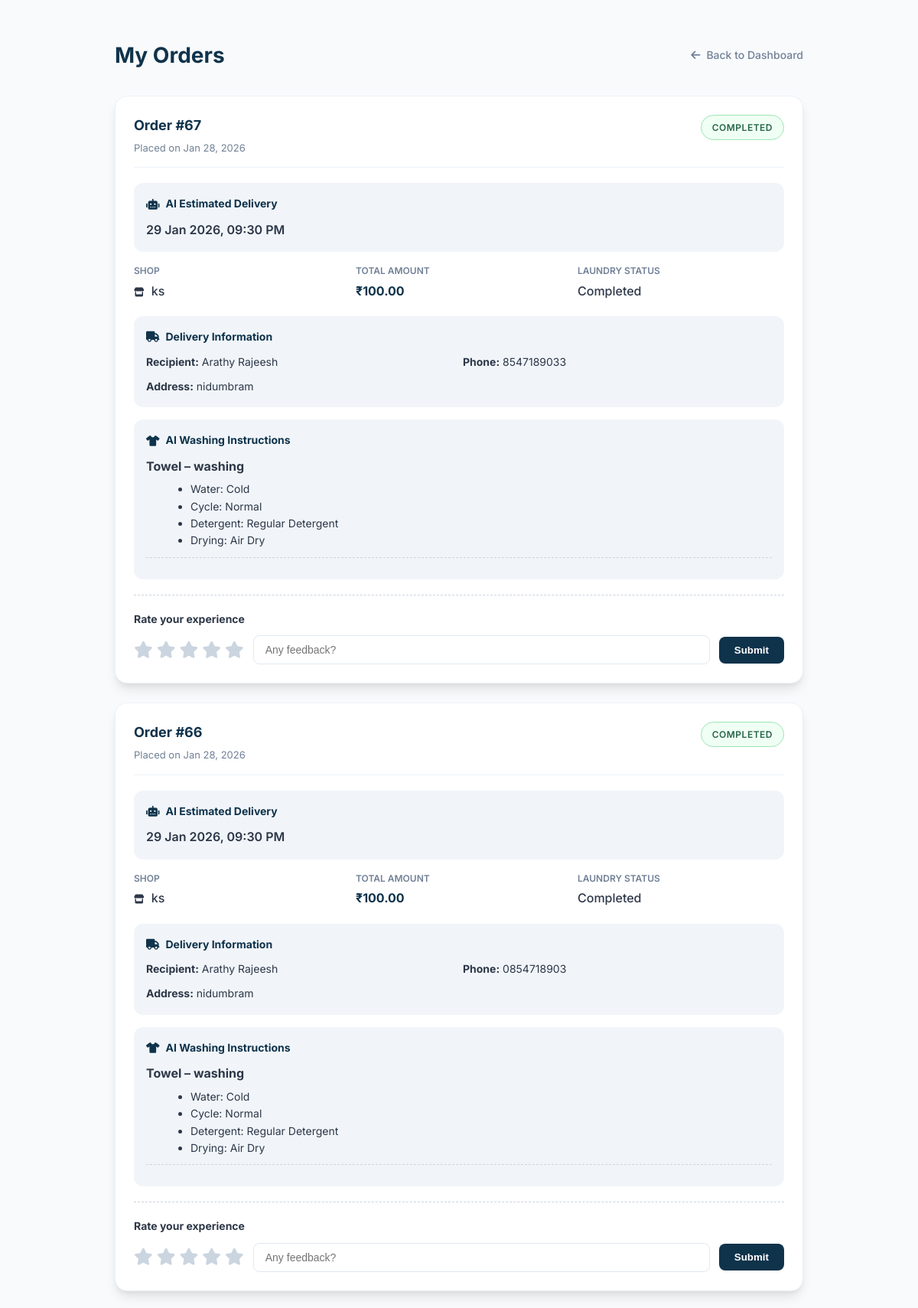
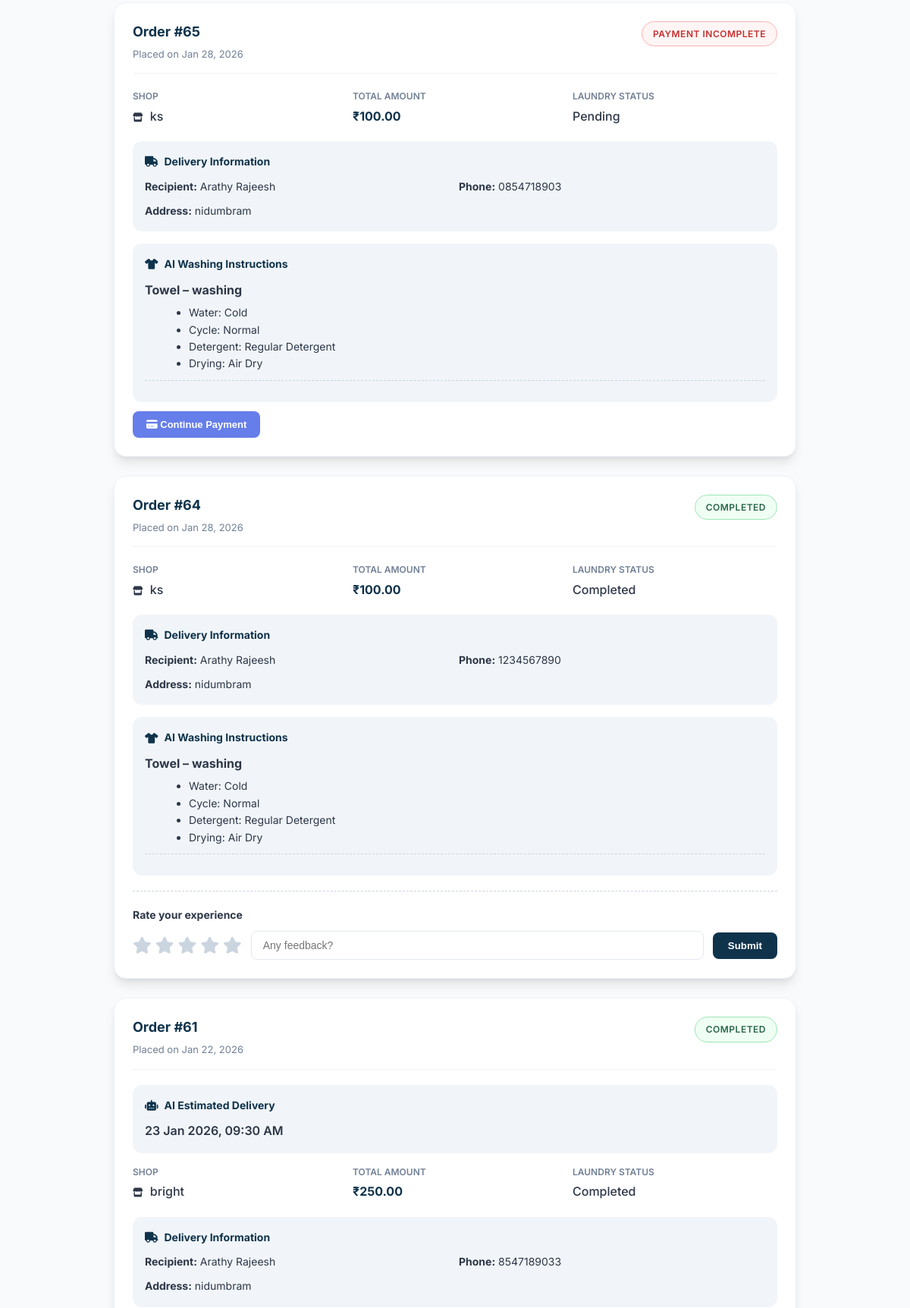
Screenshot of /orders/ (signed in, upper part) with the database file from the repository (2 pictures, top to bottom).
### shop/models.py (models this page shows, shortened)
class Order(models.Model):
    STATUS_CHOICES = [
        ('Pending', 'Pending'),
        ('Pickup', 'Pickup'),
        ('Washing', 'Washing'),
        ('Drying', 'Drying'),
        ('Ironing', 'Ironing'),
        ('Ready', 'Ready for Pickup'),
        ('Completed', 'Completed'),
    ]
    PAYMENT_CHOICES = [
        ('Pending', 'Pending'),
        ('Completed', 'Completed'),
    ]
    last_reminder_sent = models.DateTimeField(null=True, blank=True)
    user = models.ForeignKey(User, on_delete=models.CASCADE)
    shop = models.ForeignKey(LaundryShop, on_delete=models.CASCADE)
    branch = models.ForeignKey(Branch, on_delete=models.SET_NULL, null=True, blank=True)
    pending_notification_sent = models.BooleanField(default=False)
    cloth_status = models.CharField(
        max_length=20,
        choices=STATUS_CHOICES,
        default='Pending'
    )
    payment_status = models.CharField(
        max_length=20,
        choices=PAYMENT_CHOICES,
        default='Pending'
    )
    overdue_notification_sent = models.BooleanField(default=False)
    pickup_date = models.DateTimeField(blank=True, null=True)
    delivery_date = models.DateTimeField(blank=True, null=True)
    predicted_delivery = models.DateTimeField(null=True, blank=True)
    delivery_name = models.CharField(max_length=100, blank=True)
    delivery_phone = models.CharField(max_length=15, blank=True)
    delivery_address = models.TextField(blank=True)
    special_instructions = models.TextField(blank=True)
    platform_fee = models.DecimalField(max_digits=10, decimal_places=2, default=0)
    delivery_fee = models.DecimalField(max_digits=10, decimal_places=2, default=0)
    created_at = models.DateTimeField(default=timezone.now)
    gst_amount = models.DecimalField(max_digits=10, decimal_places=2, default=0)
    amount = models.DecimalField(max_digits=10, decimal_places=2, default=0)
    base_amount = models.DecimalField(max_digits=10, decimal_places=2, default=0)
    razorpay_payment_id = models.CharField(max_length=100, blank=True, null=True)
    razorpay_order_id = models.CharField(max_length=100, blank=True, null=True)

class LaundryShop(models.Model):
    name = models.CharField(max_length=100, unique=True)
    email = models.EmailField(unique=True)
    password = models.CharField(max_length=128, blank=True)
    address = models.TextField(blank=True)
    phone = models.CharField(max_length=15, blank=True)
    city = models.CharField(max_length=100, blank=True)
    latitude = models.FloatField(blank=True, null=True)
    longitude = models.FloatField(blank=True, null=True)
    is_approved = models.BooleanField(default=False)
    is_open = models.BooleanField(default=True)
    created_at = models.DateTimeField(default=timezone.now)
    razorpay_account_id = models.CharField(
        max_length=100,
        blank=True,
        null=True,
        help_text="Razorpay Account ID for marketplace payments"
    )
    razorpay_key_id = models.CharField(
        max_length=100,
        blank=True,
        null=True,
        help_text="Razorpay Key ID for shop payments"
    )
    razorpay_key_secret = models.CharField(
        max_length=100,
        blank=True,
        null=True,
        help_text="Razorpay Key Secret for shop payments"
    )
    bank_account_holder_name = models.CharField(
        max_length=100,
        blank=True,
        null=True,
        help_text="Account holder name as per bank records"
    )
    bank_account_number = models.CharField(
        max_length=50,
        blank=True,
        null=True,
        help_text="Bank account number"
    )
    bank_ifsc_code = models.CharField(
        max_length=11,
        blank=True,
        null=True,
        help_text="IFSC code (e.g., HDFC0001234)"
    )
    bank_name = models.CharField(
        max_length=100,
        blank=True,
        null=True,
        help_text="Bank name (e.g., HDFC Bank, SBI)"
    )
    bank_branch = models.CharField(
        max_length=100,
        blank=True,
        null=True,
        help_text="Bank branch name"
    )
    bank_account_type = models.CharField(
        max_length=20,
        choices=[
            ('Savings', 'Savings'),
            ('Current', 'Current'),
        ],
        blank=True,
        null=True,
        help_text="Type of bank account"
    )

class OrderItem(models.Model):
    order = models.ForeignKey(Order, on_delete=models.CASCADE, related_name='order_items')
    service = models.ForeignKey(Service, on_delete=models.CASCADE)
    cloth = models.ForeignKey(Cloth, on_delete=models.CASCADE)
    quantity = models.PositiveIntegerField(default=1)

class Cloth(models.Model):
    name = models.CharField(max_length=100, unique=True)
    created_at = models.DateTimeField(default=timezone.now)

class Service(models.Model):
    branch = models.ForeignKey(Branch, on_delete=models.CASCADE, related_name='services')
    name = models.CharField(max_length=100)
    price = models.DecimalField(max_digits=10, decimal_places=2, blank=True, null=True)
    cloths = models.ManyToManyField('Cloth', blank=True, related_name='services')
    created_at = models.DateTimeField(default=timezone.now)
    class Meta:
        unique_together = ('branch', 'name')

class WashRecommendation(models.Model):
    order_item = models.OneToOneField(
        OrderItem,
        on_delete=models.CASCADE,
        related_name="wash_recommendation"
    )
    water_temperature = models.CharField(max_length=50)
    wash_cycle = models.CharField(max_length=50)
    detergent = models.CharField(max_length=50)
    drying_method = models.CharField(max_length=50)
    created_at = models.DateTimeField(auto_now_add=True)

### shop/views.py (the view)
# urls.py: path("orders/", views.my_orders, name="orders"),
@login_required
def my_orders(request):
    user_orders = (
        Order.objects
        .filter(user=request.user)
        .select_related('shop', 'branch')
        .order_by('-created_at')
    )
    for order in user_orders:
        if order.branch:
            order.branch_rating = BranchRating.objects.filter(
                user=request.user,
                branch=order.branch
            ).first()
        if order.payment_status != "Completed":
            order.display_status = "Payment Incomplete"
        else:
            order.display_status = order.cloth_status
    return render(request, 'orders.html', {
        'orders': user_orders
    })

### shop/templates/orders.html (shortened to what this page needs)
{% load static %}
<!DOCTYPE html>
<html lang="en">
<head>
    <link rel="stylesheet" href="https://cdnjs.cloudflare.com/ajax/libs/font-awesome/6.0.0-beta3/css/all.min.css">
</head>
<body>
    <div class="page-container">
        <div class="header-flex">
            <h1 class="page-header">My Orders</h1>
            <a href="{% url 'dashboard' %}" class="back-btn">
                <i class="fas fa-arrow-left"></i> Back to Dashboard
            </a>
        </div>
        {% if orders %}
            {% for order in orders %}
            <div class="order-card">
                <div class="order-header">
                    <div>
                        <span class="order-id">Order #{{ order.id }}</span>
                        <div style="font-size: 13px; color: var(--text-muted); margin-top: 4px;">
                            Placed on {{ order.created_at|date:"M d, Y" }}
                        </div>
                    </div>
                    <span class="status-badge
                        {% if order.display_status == 'Payment Incomplete' or order.cloth_status == 'Pending' %}status-pending
                        {% elif order.cloth_status == 'Completed' %}status-completed
                        {% else %}status-processing{% endif %}">
                        {{ order.display_status|default:order.cloth_status }}
                    </span>
                </div>
                {% if order.predicted_delivery %}
                    <div class="delivery-info-box" style="margin-bottom: 15px;">
                        <h5>
                            <i class="fas fa-robot"></i>
                            AI Estimated Delivery
                        </h5>
                        <p style="margin: 0; font-weight: 600;">
                            {{ order.predicted_delivery|date:"d M Y, h:i A" }}
                        </p>
                    </div>
                {% endif %}
                <div class="details-grid">
                    <div class="detail-item">
                        <label>Shop</label>
                        <span><i class="fas fa-store" style="margin-right: 5px; font-size: 12px;"></i> {{ order.shop.name }}</span>
                    </div>
                    <div class="detail-item">
                        <label>Total Amount</label>
                        <span style="color: var(--primary-color); font-weight: 700;">₹{{ order.amount }}</span>
                    </div>
                    <div class="detail-item">
                        <label>Laundry Status</label>
                        <span>{{ order.get_cloth_status_display|default:order.cloth_status }}</span>
                    </div>
                </div>
                {% if order.delivery_name %}
                <div class="delivery-info-box">
                    <h5><i class="fas fa-truck"></i> Delivery Information</h5>
                    <div style="font-size: 14px; display: grid; grid-template-columns: 1fr 1fr; gap: 10px;">
                        <div><strong>Recipient:</strong> {{ order.delivery_name }}</div>
                        <div><strong>Phone:</strong> {{ order.delivery_phone }}</div>
                        <div style="grid-column: span 2;"><strong>Address:</strong> {{ order.delivery_address }}</div>
                    </div>
                </div>
                {% endif %}
                {% if order.order_items.exists %}
                <div class="delivery-info-box" style="margin-top:16px;">
                    <h5>
                        <i class="fas fa-tshirt"></i>
                        AI Washing Instructions
                    </h5>
                    {% for item in order.order_items.all %}
                        {% if item.wash_recommendation %}
                            <div style="margin-bottom:12px; padding-bottom:10px; border-bottom:1px dashed #cbd5e0;">
                                <strong>{{ item.cloth.name }} – {{ item.service.name }}</strong>
                                <ul style="margin:6px 0 0 18px; font-size:14px;">
                                    <li> Water: {{ item.wash_recommendation.water_temperature }}</li>
                                    <li>Cycle: {{ item.wash_recommendation.wash_cycle }}</li>
                                    <li>Detergent: {{ item.wash_recommendation.detergent }}</li>
                                    <li>Drying: {{ item.wash_recommendation.drying_method }}</li>
                                </ul>
                            </div>
                        {% endif %}
                    {% endfor %}
                </div>
                {% endif %}
                {% if order.cloth_status == 'Completed' and order.payment_status == 'Completed' and order.branch %}
                <div class="rating-section">
                    <h5 style="margin: 0 0 10px 0; font-size: 14px;">Rate your experience</h5>
                    {% if order.branch_rating %}
                        <div style="display: flex; align-items: center; gap: 10px;">
                            <div style="color: #ecc94b;">
                                {% for i in "12345"|make_list %}
                                    <i class="{% if forloop.counter <= order.branch_rating.rating %}fas{% else %}far{% endif %} fa-star"></i>
                                {% endfor %}
                            </div>
                            <span style="font-size: 14px; color: var(--text-muted);">{{ order.branch_rating.comment }}</span>
                        </div>
                    {% else %}
                        <form class="rating-form" method="post" action="{% url 'rate_branch' order.branch.id %}">
                            <div class="star-rating">
                                <input type="radio" id="star5_{{ order.id }}" name="rating" value="5" required/><label for="star5_{{ order.id }}"><i class="fas fa-star"></i></label>
                                <input type="radio" id="star4_{{ order.id }}" name="rating" value="4"/><label for="star4_{{ order.id }}"><i class="fas fa-star"></i></label>
                                <input type="radio" id="star3_{{ order.id }}" name="rating" value="3"/><label for="star3_{{ order.id }}"><i class="fas fa-star"></i></label>
                                <input type="radio" id="star2_{{ order.id }}" name="rating" value="2"/><label for="star2_{{ order.id }}"><i class="fas fa-star"></i></label>
                                <input type="radio" id="star1_{{ order.id }}" name="rating" value="1"/><label for="star1_{{ order.id }}"><i class="fas fa-star"></i></label>
                            </div>
                            <input type="text" class="rating-comment" name="comment" placeholder="Any feedback?">
                            <button type="submit" class="btn-submit-rating">Submit</button>
                        </form>
                    {% endif %}
                </div>
                {% endif %}
                {% if order.payment_status != "Completed" %}
                    <div style="margin-top:12px;">
                        <button onclick="continuePayment(this, {{ order.id }})"
                            style="
                                cursor: pointer;
                                border: none;
                                display:inline-block;
                                padding:10px 18px;
                                background:#667eea;
                                color:white;
                                border-radius:8px;
                                font-size:13px;
                                text-decoration:none;
                                font-weight:600;
                                transition: transform 0.2s;
                            ">
                            <i class="fas fa-credit-card"></i> Continue Payment
                        </button>
                    </div>
                {% endif %}
            </div>
            {% endfor %}
        {% endif %}
    </div>
</body>
</html>

### rows the page displays
Order: id "67", created_at "Jan 28, 2026", display_status "COMPLETED", predicted_delivery "29 Jan 2026, 09:30 PM", shop.name "ks", amount "100.00", cloth_status "Completed", delivery_name "Arathy Rajeesh", delivery_phone "8547189033", delivery_address "nidumbram"
OrderItem: cloth.name "Towel", service.name "washing", wash_recommendation.water_temperature "Cold", wash_recommendation.wash_cycle "Normal", wash_recommendation.detergent "Regular Detergent", wash_recommendation.drying_method "Air Dry"
Order: id "66", created_at "Jan 28, 2026", display_status "COMPLETED", predicted_delivery "29 Jan 2026, 09:30 PM", shop.name "ks", amount "100.00", cloth_status "Completed", delivery_name "Arathy Rajeesh", delivery_phone "0854718903", delivery_address "nidumbram"
OrderItem: cloth.name "Towel", service.name "washing", wash_recommendation.water_temperature "Cold", wash_recommendation.wash_cycle "Normal", wash_recommendation.detergent "Regular Detergent", wash_recommendation.drying_method "Air Dry"
Order: id "65", created_at "Jan 28, 2026", display_status "PAYMENT INCOMPLETE", shop.name "ks", amount "100.00", cloth_status "Pending", delivery_name "Arathy Rajeesh", delivery_phone "0854718903", delivery_address "nidumbram"
OrderItem: cloth.name "Towel", service.name "washing", wash_recommendation.water_temperature "Cold", wash_recommendation.wash_cycle "Normal", wash_recommendation.detergent "Regular Detergent", wash_recommendation.drying_method "Air Dry"
Order: id "64", created_at "Jan 28, 2026", display_status "COMPLETED", shop.name "ks", amount "100.00", cloth_status "Completed", delivery_name "Arathy Rajeesh", delivery_phone "1234567890", delivery_address "nidumbram"
OrderItem: cloth.name "Towel", service.name "washing", wash_recommendation.water_temperature "Cold", wash_recommendation.wash_cycle "Normal", wash_recommendation.detergent "Regular Detergent", wash_recommendation.drying_method "Air Dry"
Order: id "61", created_at "Jan 22, 2026", display_status "COMPLETED", predicted_delivery "23 Jan 2026, 09:30 AM", shop.name "bright", amount "250.00", cloth_status "Completed", delivery_name "Arathy Rajeesh", delivery_phone "8547189033", delivery_address "nidumbram"
